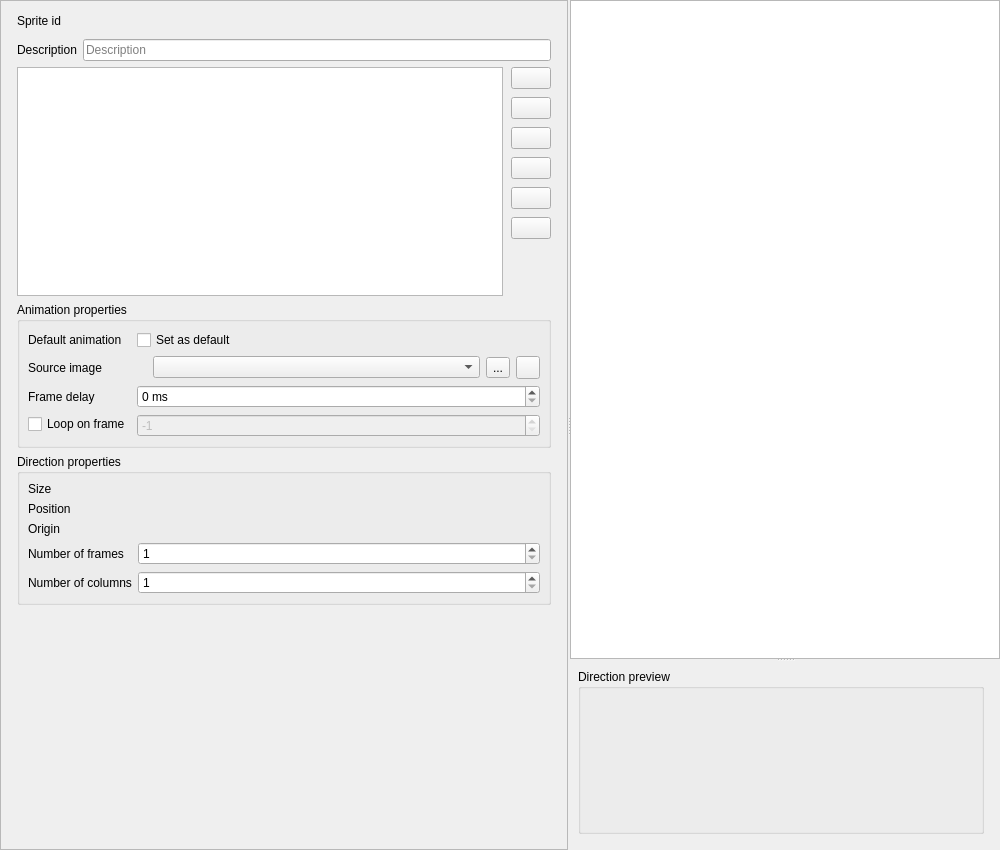
<?xml version="1.0" encoding="UTF-8"?>
<ui version="4.0">
 <class>SolarusEditor::SpriteEditor</class>
 <widget class="QWidget" name="SolarusEditor::SpriteEditor">
  <property name="geometry">
   <rect>
    <x>0</x>
    <y>0</y>
    <width>1000</width>
    <height>850</height>
   </rect>
  </property>
  <property name="sizePolicy">
   <sizepolicy hsizetype="Preferred" vsizetype="Ignored">
    <horstretch>0</horstretch>
    <verstretch>0</verstretch>
   </sizepolicy>
  </property>
  <property name="windowTitle">
   <string>Sprite editor</string>
  </property>
  <layout class="QHBoxLayout" name="horizontalLayout">
   <property name="leftMargin">
    <number>0</number>
   </property>
   <property name="topMargin">
    <number>0</number>
   </property>
   <property name="rightMargin">
    <number>0</number>
   </property>
   <property name="bottomMargin">
    <number>0</number>
   </property>
   <item>
    <widget class="QSplitter" name="horizontal_splitter">
     <property name="orientation">
      <enum>Qt::Horizontal</enum>
     </property>
     <property name="handleWidth">
      <number>2</number>
     </property>
     <property name="childrenCollapsible">
      <bool>false</bool>
     </property>
     <widget class="QWidget" name="sprite_side_view" native="true">
      <property name="sizePolicy">
       <sizepolicy hsizetype="Ignored" vsizetype="Expanding">
        <horstretch>0</horstretch>
        <verstretch>0</verstretch>
       </sizepolicy>
      </property>
      <layout class="QVBoxLayout" name="verticalLayout_2">
       <property name="leftMargin">
        <number>0</number>
       </property>
       <property name="topMargin">
        <number>0</number>
       </property>
       <property name="rightMargin">
        <number>0</number>
       </property>
       <property name="bottomMargin">
        <number>0</number>
       </property>
       <item>
        <widget class="QScrollArea" name="sprite_side_view_scroll_area">
         <property name="widgetResizable">
          <bool>true</bool>
         </property>
         <widget class="QWidget" name="sprite_side_view_scroll_area_contents">
          <property name="geometry">
           <rect>
            <x>0</x>
            <y>0</y>
            <width>586</width>
            <height>848</height>
           </rect>
          </property>
          <layout class="QVBoxLayout" name="verticalLayout_3">
           <property name="leftMargin">
            <number>16</number>
           </property>
           <property name="topMargin">
            <number>8</number>
           </property>
           <property name="rightMargin">
            <number>16</number>
           </property>
           <property name="bottomMargin">
            <number>16</number>
           </property>
           <item>
            <widget class="QWidget" name="sprite_properties_group_box" native="true">
             <layout class="QFormLayout" name="formLayout">
              <property name="leftMargin">
               <number>0</number>
              </property>
              <property name="topMargin">
               <number>0</number>
              </property>
              <property name="rightMargin">
               <number>0</number>
              </property>
              <property name="bottomMargin">
               <number>0</number>
              </property>
              <item row="0" column="0">
               <widget class="QLabel" name="sprite_id_label">
                <property name="toolTip">
                 <string/>
                </property>
                <property name="text">
                 <string>Sprite id</string>
                </property>
               </widget>
              </item>
              <item row="0" column="1">
               <widget class="QLabel" name="sprite_id_field">
                <property name="minimumSize">
                 <size>
                  <width>0</width>
                  <height>24</height>
                 </size>
                </property>
                <property name="toolTip">
                 <string>Filename of the sprite (without extension)</string>
                </property>
                <property name="text">
                 <string/>
                </property>
                <property name="textInteractionFlags">
                 <set>Qt::LinksAccessibleByMouse|Qt::TextSelectableByMouse</set>
                </property>
               </widget>
              </item>
              <item row="1" column="0">
               <widget class="QLabel" name="description_label">
                <property name="text">
                 <string>Description</string>
                </property>
               </widget>
              </item>
              <item row="1" column="1">
               <widget class="QLineEdit" name="description_field">
                <property name="toolTip">
                 <string>User-friendly description to show in the editor</string>
                </property>
                <property name="placeholderText">
                 <string>Description</string>
                </property>
                <property name="clearButtonEnabled">
                 <bool>true</bool>
                </property>
               </widget>
              </item>
             </layout>
            </widget>
           </item>
           <item>
            <layout class="QHBoxLayout" name="horizontalLayout_4">
             <property name="spacing">
              <number>8</number>
             </property>
             <property name="leftMargin">
              <number>0</number>
             </property>
             <property name="topMargin">
              <number>0</number>
             </property>
             <property name="rightMargin">
              <number>0</number>
             </property>
             <property name="bottomMargin">
              <number>0</number>
             </property>
             <item>
              <widget class="SolarusEditor::SpriteTreeView" name="sprite_tree_view"/>
             </item>
             <item>
              <layout class="QVBoxLayout" name="verticalLayout">
               <property name="leftMargin">
                <number>0</number>
               </property>
               <property name="topMargin">
                <number>0</number>
               </property>
               <property name="rightMargin">
                <number>0</number>
               </property>
               <property name="bottomMargin">
                <number>0</number>
               </property>
               <item>
                <widget class="QPushButton" name="create_button">
                 <property name="sizePolicy">
                  <sizepolicy hsizetype="Fixed" vsizetype="Fixed">
                   <horstretch>0</horstretch>
                   <verstretch>0</verstretch>
                  </sizepolicy>
                 </property>
                 <property name="toolTip">
                  <string>Add</string>
                 </property>
                 <property name="text">
                  <string/>
                 </property>
                 <property name="icon">
                  <iconset resource="../../resources/images.qrc">
                   <normaloff>:/images/icon_add.svg</normaloff>:/images/icon_add.svg</iconset>
                 </property>
                </widget>
               </item>
               <item>
                <widget class="QPushButton" name="rename_button">
                 <property name="sizePolicy">
                  <sizepolicy hsizetype="Fixed" vsizetype="Fixed">
                   <horstretch>0</horstretch>
                   <verstretch>0</verstretch>
                  </sizepolicy>
                 </property>
                 <property name="toolTip">
                  <string>Rename</string>
                 </property>
                 <property name="text">
                  <string/>
                 </property>
                 <property name="icon">
                  <iconset resource="../../resources/images.qrc">
                   <normaloff>:/images/icon_rename.svg</normaloff>:/images/icon_rename.svg</iconset>
                 </property>
                </widget>
               </item>
               <item>
                <widget class="QPushButton" name="duplicate_button">
                 <property name="sizePolicy">
                  <sizepolicy hsizetype="Fixed" vsizetype="Fixed">
                   <horstretch>0</horstretch>
                   <verstretch>0</verstretch>
                  </sizepolicy>
                 </property>
                 <property name="toolTip">
                  <string>Duplicate</string>
                 </property>
                 <property name="text">
                  <string/>
                 </property>
                 <property name="icon">
                  <iconset resource="../../resources/images.qrc">
                   <normaloff>:/images/icon_copy.svg</normaloff>:/images/icon_copy.svg</iconset>
                 </property>
                </widget>
               </item>
               <item>
                <widget class="QPushButton" name="up_button">
                 <property name="sizePolicy">
                  <sizepolicy hsizetype="Fixed" vsizetype="Fixed">
                   <horstretch>0</horstretch>
                   <verstretch>0</verstretch>
                  </sizepolicy>
                 </property>
                 <property name="toolTip">
                  <string>Move up</string>
                 </property>
                 <property name="text">
                  <string/>
                 </property>
                 <property name="icon">
                  <iconset resource="../../resources/images.qrc">
                   <normaloff>:/images/icon_up.svg</normaloff>:/images/icon_up.svg</iconset>
                 </property>
                </widget>
               </item>
               <item>
                <widget class="QPushButton" name="down_button">
                 <property name="sizePolicy">
                  <sizepolicy hsizetype="Fixed" vsizetype="Fixed">
                   <horstretch>0</horstretch>
                   <verstretch>0</verstretch>
                  </sizepolicy>
                 </property>
                 <property name="toolTip">
                  <string>Move down</string>
                 </property>
                 <property name="text">
                  <string/>
                 </property>
                 <property name="icon">
                  <iconset resource="../../resources/images.qrc">
                   <normaloff>:/images/icon_down.svg</normaloff>:/images/icon_down.svg</iconset>
                 </property>
                </widget>
               </item>
               <item>
                <widget class="QPushButton" name="delete_button">
                 <property name="sizePolicy">
                  <sizepolicy hsizetype="Fixed" vsizetype="Fixed">
                   <horstretch>0</horstretch>
                   <verstretch>0</verstretch>
                  </sizepolicy>
                 </property>
                 <property name="toolTip">
                  <string>Delete</string>
                 </property>
                 <property name="text">
                  <string/>
                 </property>
                 <property name="icon">
                  <iconset resource="../../resources/images.qrc">
                   <normaloff>:/images/icon_delete.svg</normaloff>:/images/icon_delete.svg</iconset>
                 </property>
                </widget>
               </item>
               <item>
                <spacer name="verticalSpacer">
                 <property name="orientation">
                  <enum>Qt::Vertical</enum>
                 </property>
                 <property name="sizeHint" stdset="0">
                  <size>
                   <width>0</width>
                   <height>0</height>
                  </size>
                 </property>
                </spacer>
               </item>
              </layout>
             </item>
            </layout>
           </item>
           <item>
            <widget class="QGroupBox" name="animation_properties_group_box">
             <property name="sizePolicy">
              <sizepolicy hsizetype="Expanding" vsizetype="Preferred">
               <horstretch>0</horstretch>
               <verstretch>0</verstretch>
              </sizepolicy>
             </property>
             <property name="title">
              <string>Animation properties</string>
             </property>
             <layout class="QFormLayout" name="formLayout_2">
              <property name="fieldGrowthPolicy">
               <enum>QFormLayout::AllNonFixedFieldsGrow</enum>
              </property>
              <property name="leftMargin">
               <number>8</number>
              </property>
              <property name="topMargin">
               <number>8</number>
              </property>
              <property name="rightMargin">
               <number>8</number>
              </property>
              <property name="bottomMargin">
               <number>8</number>
              </property>
              <item row="0" column="0">
               <widget class="QLabel" name="default_animation_label">
                <property name="text">
                 <string>Default animation</string>
                </property>
               </widget>
              </item>
              <item row="0" column="1">
               <layout class="QHBoxLayout" name="horizontalLayout_2">
                <item>
                 <widget class="QCheckBox" name="default_animation_value">
                  <property name="toolTip">
                   <string>Default animation of the sprite</string>
                  </property>
                  <property name="text">
                   <string>Set as default</string>
                  </property>
                 </widget>
                </item>
                <item>
                 <spacer name="horizontalSpacer">
                  <property name="orientation">
                   <enum>Qt::Horizontal</enum>
                  </property>
                  <property name="sizeHint" stdset="0">
                   <size>
                    <width>40</width>
                    <height>20</height>
                   </size>
                  </property>
                 </spacer>
                </item>
               </layout>
              </item>
              <item row="1" column="0">
               <widget class="QLabel" name="src_image_label">
                <property name="toolTip">
                 <string/>
                </property>
                <property name="text">
                 <string>Source image</string>
                </property>
               </widget>
              </item>
              <item row="1" column="1">
               <widget class="QWidget" name="animation_name_field" native="true">
                <layout class="QHBoxLayout" name="horizontalLayout_3">
                 <property name="leftMargin">
                  <number>0</number>
                 </property>
                 <property name="topMargin">
                  <number>0</number>
                 </property>
                 <property name="rightMargin">
                  <number>0</number>
                 </property>
                 <property name="bottomMargin">
                  <number>0</number>
                 </property>
                 <item>
                  <layout class="QHBoxLayout" name="horizontal_layout_2">
                   <property name="leftMargin">
                    <number>0</number>
                   </property>
                   <property name="topMargin">
                    <number>0</number>
                   </property>
                   <property name="rightMargin">
                    <number>0</number>
                   </property>
                   <property name="bottomMargin">
                    <number>0</number>
                   </property>
                   <item>
                    <widget class="QLabel" name="src_image_value">
                     <property name="sizePolicy">
                      <sizepolicy hsizetype="Minimum" vsizetype="Preferred">
                       <horstretch>0</horstretch>
                       <verstretch>0</verstretch>
                      </sizepolicy>
                     </property>
                     <property name="minimumSize">
                      <size>
                       <width>10</width>
                       <height>0</height>
                      </size>
                     </property>
                     <property name="toolTip">
                      <string>Source image of the animation</string>
                     </property>
                     <property name="text">
                      <string/>
                     </property>
                    </widget>
                   </item>
                   <item>
                    <widget class="SolarusEditor::ResourceSelector" name="tileset_field">
                     <property name="sizePolicy">
                      <sizepolicy hsizetype="Expanding" vsizetype="Fixed">
                       <horstretch>0</horstretch>
                       <verstretch>0</verstretch>
                      </sizepolicy>
                     </property>
                     <property name="toolTip">
                      <string>Tileset of the animation</string>
                     </property>
                    </widget>
                   </item>
                   <item>
                    <widget class="QToolButton" name="src_image_refresh_button">
                     <property name="toolTip">
                      <string>Refresh image</string>
                     </property>
                     <property name="text">
                      <string>...</string>
                     </property>
                     <property name="icon">
                      <iconset resource="../../resources/images.qrc">
                       <normaloff>:/images/icon_refresh.svg</normaloff>:/images/icon_refresh.svg</iconset>
                     </property>
                    </widget>
                   </item>
                   <item>
                    <widget class="QToolButton" name="src_image_button">
                     <property name="toolTip">
                      <string>Change</string>
                     </property>
                     <property name="text">
                      <string/>
                     </property>
                     <property name="icon">
                      <iconset resource="../../resources/images.qrc">
                       <normaloff>:/images/icon_edit.svg</normaloff>:/images/icon_edit.svg</iconset>
                     </property>
                    </widget>
                   </item>
                  </layout>
                 </item>
                </layout>
               </widget>
              </item>
              <item row="2" column="0">
               <widget class="QLabel" name="frame_delay_label">
                <property name="toolTip">
                 <string/>
                </property>
                <property name="text">
                 <string>Frame delay</string>
                </property>
               </widget>
              </item>
              <item row="2" column="1">
               <widget class="QSpinBox" name="frame_delay_field">
                <property name="toolTip">
                 <string>Delay in milliseconds between two frames of the animation</string>
                </property>
                <property name="suffix">
                 <string> ms</string>
                </property>
                <property name="maximum">
                 <number>99999</number>
                </property>
                <property name="singleStep">
                 <number>10</number>
                </property>
               </widget>
              </item>
              <item row="3" column="0">
               <widget class="QCheckBox" name="loop_on_frame_check_box">
                <property name="text">
                 <string>Loop on frame</string>
                </property>
               </widget>
              </item>
              <item row="3" column="1">
               <widget class="QSpinBox" name="loop_on_frame_field">
                <property name="enabled">
                 <bool>false</bool>
                </property>
                <property name="toolTip">
                 <string>Index of the frame where you want the animation to come back when the last frame finishes</string>
                </property>
                <property name="minimum">
                 <number>-1</number>
                </property>
                <property name="maximum">
                 <number>99999</number>
                </property>
                <property name="value">
                 <number>-1</number>
                </property>
               </widget>
              </item>
             </layout>
            </widget>
           </item>
           <item>
            <widget class="QGroupBox" name="direction_properties_group_box">
             <property name="title">
              <string>Direction properties</string>
             </property>
             <layout class="QFormLayout" name="formLayout_3">
              <property name="fieldGrowthPolicy">
               <enum>QFormLayout::AllNonFixedFieldsGrow</enum>
              </property>
              <property name="leftMargin">
               <number>8</number>
              </property>
              <property name="topMargin">
               <number>8</number>
              </property>
              <property name="rightMargin">
               <number>8</number>
              </property>
              <property name="bottomMargin">
               <number>8</number>
              </property>
              <item row="3" column="0">
               <widget class="QLabel" name="position_label">
                <property name="text">
                 <string>Position</string>
                </property>
               </widget>
              </item>
              <item row="5" column="0">
               <widget class="QLabel" name="origin_label">
                <property name="text">
                 <string>Origin</string>
                </property>
               </widget>
              </item>
              <item row="6" column="0">
               <widget class="QLabel" name="num_frames_label">
                <property name="text">
                 <string>Number of frames</string>
                </property>
               </widget>
              </item>
              <item row="7" column="0">
               <widget class="QLabel" name="num_columns_label">
                <property name="text">
                 <string>Number of columns</string>
                </property>
               </widget>
              </item>
              <item row="6" column="1">
               <widget class="QSpinBox" name="num_frames_field">
                <property name="toolTip">
                 <string>Number of frames of this direction</string>
                </property>
                <property name="minimum">
                 <number>1</number>
                </property>
                <property name="maximum">
                 <number>99999</number>
                </property>
               </widget>
              </item>
              <item row="7" column="1">
               <widget class="QSpinBox" name="num_columns_field">
                <property name="toolTip">
                 <string>Number of columns of the grid containing the frames of this direction in the image</string>
                </property>
                <property name="minimum">
                 <number>1</number>
                </property>
                <property name="maximum">
                 <number>99999</number>
                </property>
               </widget>
              </item>
              <item row="1" column="0">
               <widget class="QLabel" name="size_label">
                <property name="text">
                 <string>Size</string>
                </property>
               </widget>
              </item>
              <item row="1" column="1">
               <widget class="SolarusEditor::PairSpinBox" name="size_field" native="true"/>
              </item>
              <item row="3" column="1">
               <widget class="SolarusEditor::PairSpinBox" name="position_field" native="true"/>
              </item>
              <item row="5" column="1">
               <widget class="SolarusEditor::PairSpinBox" name="origin_field" native="true"/>
              </item>
             </layout>
            </widget>
           </item>
           <item>
            <spacer name="verticalSpacer_2">
             <property name="orientation">
              <enum>Qt::Vertical</enum>
             </property>
             <property name="sizeHint" stdset="0">
              <size>
               <width>0</width>
               <height>0</height>
              </size>
             </property>
            </spacer>
           </item>
          </layout>
         </widget>
        </widget>
       </item>
      </layout>
     </widget>
     <widget class="QSplitter" name="vertical_splitter">
      <property name="orientation">
       <enum>Qt::Vertical</enum>
      </property>
      <property name="handleWidth">
       <number>2</number>
      </property>
      <property name="childrenCollapsible">
       <bool>false</bool>
      </property>
      <widget class="SolarusEditor::SpriteView" name="sprite_view">
       <property name="sizePolicy">
        <sizepolicy hsizetype="Expanding" vsizetype="Expanding">
         <horstretch>0</horstretch>
         <verstretch>0</verstretch>
        </sizepolicy>
       </property>
      </widget>
      <widget class="QWidget" name="direction_preview_container">
       <layout class="QVBoxLayout" name="horizontalLayout_12">
        <property name="leftMargin">
         <number>8</number>
        </property>
        <property name="topMargin">
         <number>8</number>
        </property>
        <property name="rightMargin">
         <number>16</number>
        </property>
        <property name="bottomMargin">
         <number>16</number>
        </property>
        <item>
         <widget class="QGroupBox" name="direction_preview_group_box">
          <property name="title">
           <string>Direction preview</string>
          </property>
          <property name="flat">
           <bool>true</bool>
          </property>
          <layout class="QHBoxLayout" name="horizontalLayout_7">
           <property name="leftMargin">
            <number>0</number>
           </property>
           <property name="topMargin">
            <number>0</number>
           </property>
           <property name="rightMargin">
            <number>0</number>
           </property>
           <property name="bottomMargin">
            <number>0</number>
           </property>
           <item>
            <widget class="SolarusEditor::SpritePreviewer" name="sprite_previewer" native="true"/>
           </item>
          </layout>
         </widget>
        </item>
       </layout>
      </widget>
     </widget>
    </widget>
   </item>
  </layout>
 </widget>
 <customwidgets>
  <customwidget>
   <class>SolarusEditor::ResourceSelector</class>
   <extends>QComboBox</extends>
   <header>include/widgets/resource_selector.h</header>
  </customwidget>
  <customwidget>
   <class>SolarusEditor::PairSpinBox</class>
   <extends>QWidget</extends>
   <header>widgets/pair_spin_box.h</header>
   <container>1</container>
  </customwidget>
  <customwidget>
   <class>SolarusEditor::SpriteTreeView</class>
   <extends>QTreeView</extends>
   <header>widgets/sprite_tree_view.h</header>
  </customwidget>
  <customwidget>
   <class>SolarusEditor::SpriteView</class>
   <extends>QGraphicsView</extends>
   <header>widgets/sprite_view.h</header>
  </customwidget>
  <customwidget>
   <class>SolarusEditor::SpritePreviewer</class>
   <extends>QWidget</extends>
   <header>widgets/sprite_previewer.h</header>
   <container>1</container>
  </customwidget>
 </customwidgets>
 <resources>
  <include location="../../resources/images.qrc"/>
 </resources>
 <connections/>
</ui>
